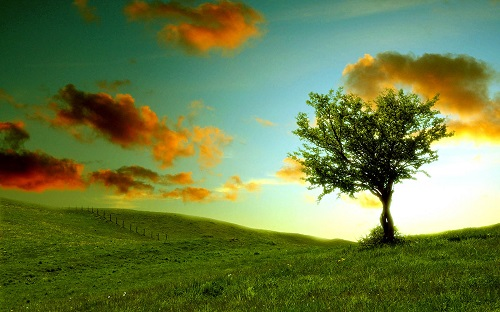
#> input picture gambar1_sm.jpg, 500 x 312 px, found by its file name
$ python 05-25-4.py
#> lines starting #> are read from the running program, lines starting #| are printed output that depends on the picture
# # # CLOSING # # #
import cv2
import numpy as np
from matplotlib import pyplot as plt

img = cv2.imread('gambar1_sm.jpg')
#> img is the input picture: shape (312, 500, 3); mean B, G, R 68.9, 124, 106.3

kernel = np.ones((5,5),np.uint8)
closing = cv2.morphologyEx(img, cv2.MORPH_CLOSE, kernel)
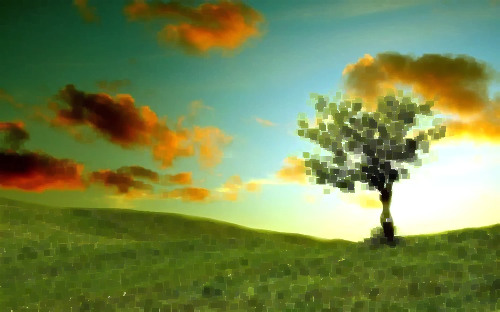
#> closing: shape (312, 500, 3); mean B, G, R 78.2, 134.2, 116.4

plt.subplot(121),plt.imshow(img),plt.title('Original')
plt.xticks([]), plt.yticks([])
plt.subplot(122),plt.imshow(closing),plt.title('Closing')
plt.xticks([]),plt.yticks([])
plt.show()
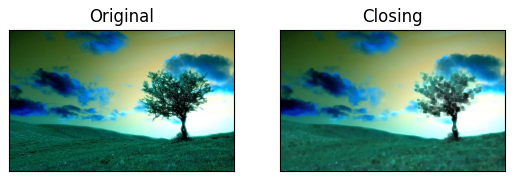
#> figure drawn by matplotlib, 2 panels; B, G, R data is drawn as R, G, B

$ run again, with gambar2.jpg copied over gambar1_sm.jpg
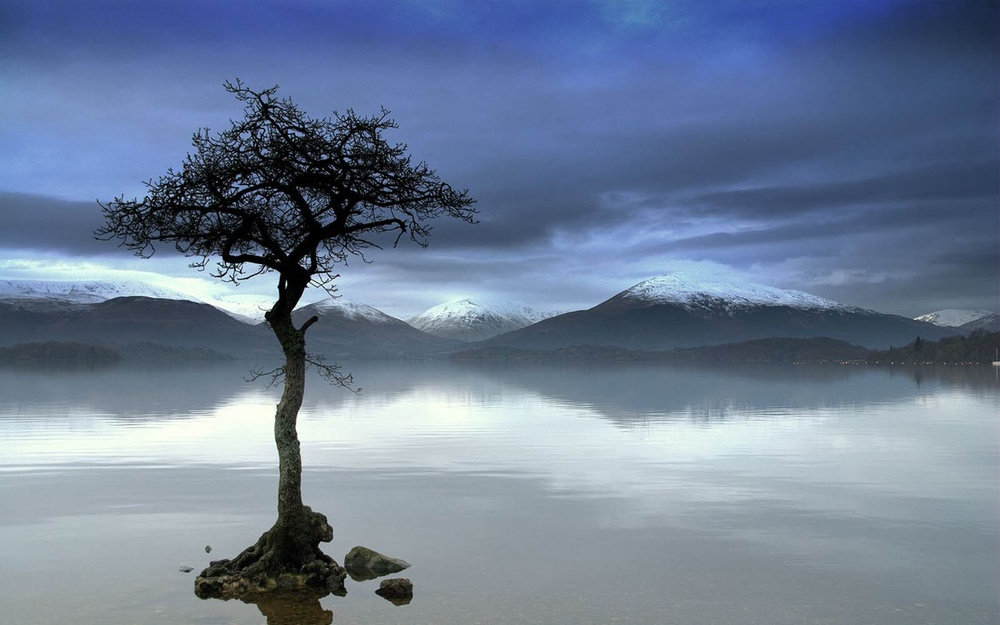
#> input picture gambar2.jpg, 1000 x 625 px, shrunk from 1600 x 1000 before the run, found by its file name
#> img is the input picture: shape (625, 1000, 3); mean B, G, R 150.9, 126.5, 110.3
#> `closing = cv2.morphologyEx(img, cv2.MORPH_CLOSE, kernel)`:
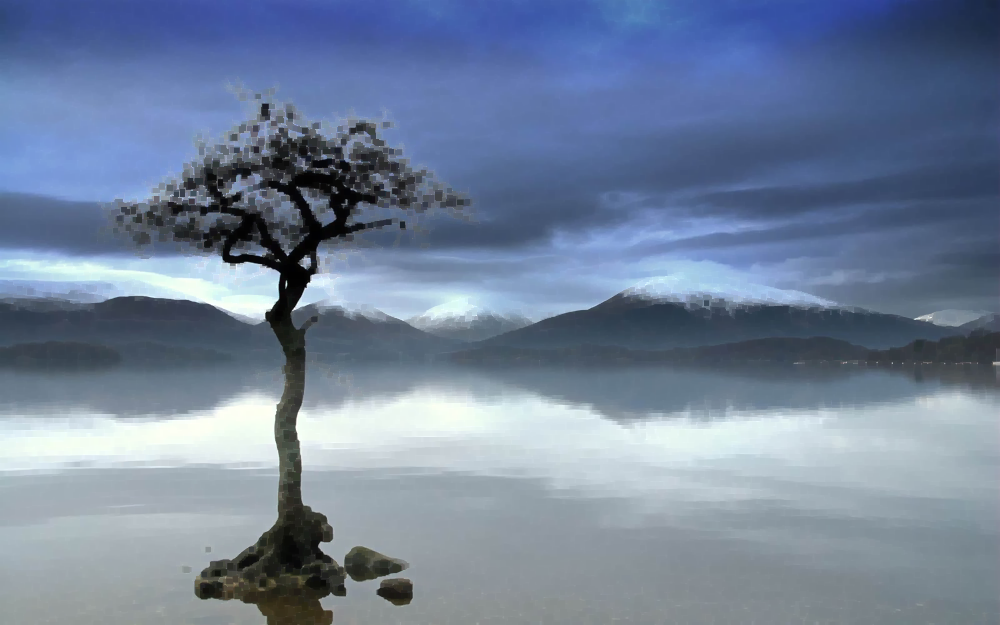
#> closing: shape (625, 1000, 3); mean B, G, R 155.1, 130.6, 114.4
#> `plt.show()`:
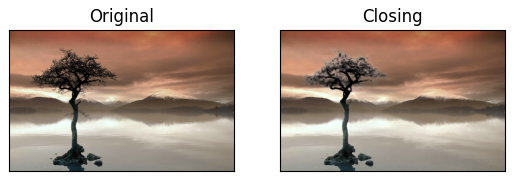
#> figure drawn by matplotlib, 2 panels; B, G, R data is drawn as R, G, B
